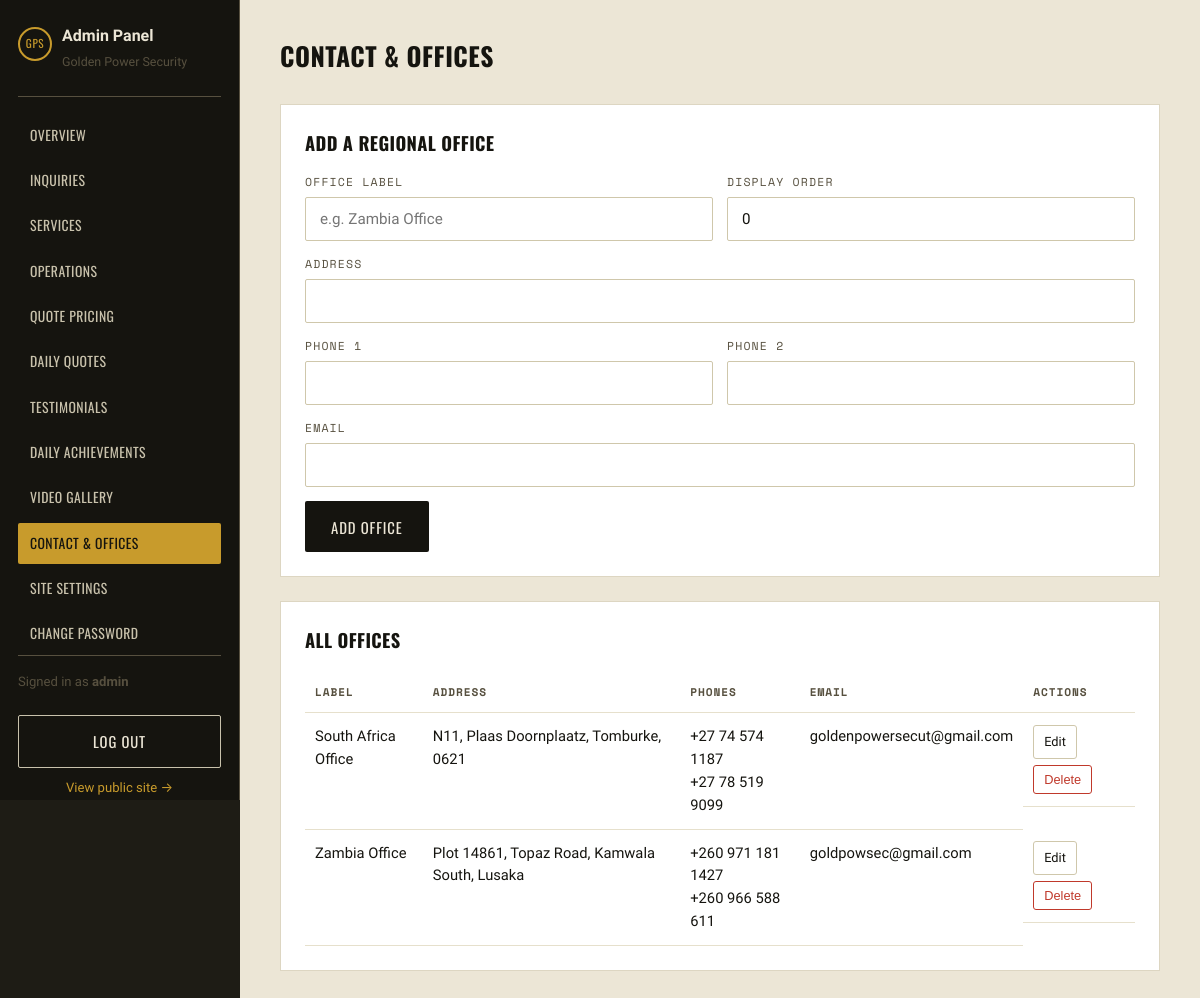
The page /admin/contact.php (signed in) on the database its author committed.
### tables this page shows
CREATE TABLE IF NOT EXISTS contact_info (
    id INT AUTO_INCREMENT PRIMARY KEY,
    region_label VARCHAR(80) NOT NULL,    
    address TEXT,
    phone1 VARCHAR(40),
    phone2 VARCHAR(40),
    email VARCHAR(120),
    sort_order INT DEFAULT 0
);

### includes/functions.php (called while the page is built, shortened)
<?php
require_once __DIR__ . '/db.php';
function e(?string $value): string
{
    return htmlspecialchars($value ?? '', ENT_QUOTES, 'UTF-8');
}
function get_contact_info(): array
{
    return get_db()->query('SELECT * FROM contact_info ORDER BY sort_order ASC, id ASC')->fetchAll();
}

### includes/db.php (called while the page is built, shortened)
<?php
function get_db(): PDO
{
    static $pdo = null;
    if ($pdo === null) {
        $dsn = 'mysql:host=' . DB_HOST . ';port=' . DB_PORT . ';dbname=' . DB_NAME . ';charset=' . DB_CHARSET;
        try {
            $pdo = new PDO($dsn, DB_USER, DB_PASS, [
                PDO::ATTR_ERRMODE            => PDO::ERRMODE_EXCEPTION,
                PDO::ATTR_DEFAULT_FETCH_MODE => PDO::FETCH_ASSOC,
                PDO::ATTR_EMULATE_PREPARES   => false,
            ]);
        } catch (PDOException $e) {
            http_response_code(500);
            if (APP_DEBUG) {
                die('Database connection failed: ' . htmlspecialchars($e->getMessage()));
            }
            die('The site is temporarily unavailable. Please try again shortly.');
        }
    }
    return $pdo;
}

### admin/contact.php (the view, shortened to what this page needs)
<?php
require_once __DIR__ . '/includes/header.php';
$offices = get_contact_info();
$editing = null;
?>
<div class="admin-topbar"><h1>Contact &amp; Offices</h1></div>
<div class="admin-panel">
  <h2><?= $editing ? 'Edit Office' : 'Add a Regional Office' ?></h2>
  <form method="post" class="form-grid">
    <div class="form-row">
      <div>
        <label for="region_label">Office Label</label>
        <input type="text" id="region_label" name="region_label" required placeholder="e.g. Zambia Office" value="<?= e($editing['region_label'] ?? '') ?>">
      </div>
      <div>
        <label for="sort_order">Display Order</label>
        <input type="number" id="sort_order" name="sort_order" value="<?= e((string) ($editing['sort_order'] ?? 0)) ?>">
      </div>
    </div>
    <div>
      <label for="address">Address</label>
      <input type="text" id="address" name="address" value="<?= e($editing['address'] ?? '') ?>">
    </div>
    <div class="form-row">
      <div>
        <label for="phone1">Phone 1</label>
        <input type="text" id="phone1" name="phone1" value="<?= e($editing['phone1'] ?? '') ?>">
      </div>
      <div>
        <label for="phone2">Phone 2</label>
        <input type="text" id="phone2" name="phone2" value="<?= e($editing['phone2'] ?? '') ?>">
      </div>
    </div>
    <div>
      <label for="email">Email</label>
      <input type="email" id="email" name="email" value="<?= e($editing['email'] ?? '') ?>">
    </div>
    <div class="form-inline">
      <button type="submit" class="btn btn-dark"><?= $editing ? 'Save Changes' : 'Add Office' ?></button>
    </div>
  </form>
</div>
<div class="admin-panel">
  <h2>All Offices</h2>
  <div class="table-wrap">
    <table class="admin-table">
      <thead><tr><th>Label</th><th>Address</th><th>Phones</th><th>Email</th><th>Actions</th></tr></thead>
      <tbody>
        <?php foreach ($offices as $o): ?>
          <tr>
            <td><?= e($o['region_label']) ?></td>
            <td><?= e($o['address']) ?></td>
            <td><?= e($o['phone1']) ?><?= $o['phone2'] ? '<br>' . e($o['phone2']) : '' ?></td>
            <td><?= e($o['email']) ?></td>
            <td class="row-actions">
              <a class="icon-btn" href="contact.php?edit=<?= (int) $o['id'] ?>">Edit</a>
              <form method="post" style="display:inline" data-confirm="Remove this office?">
                <button type="submit" class="icon-btn danger">Delete</button>
              </form>
            </td>
          </tr>
        <?php endforeach; ?>
      </tbody>
    </table>
  </div>
</div>
<?php require_once __DIR__ . '/includes/footer.php'; ?>

### admin/includes/header.php (shortened to what this page needs)
<?php
$currentPage = basename($_SERVER['SCRIPT_NAME']);
?>
<!DOCTYPE html>
<html lang="en">
<head>
<link rel="stylesheet" href="../assets/css/style.css?v=<?= filemtime(__DIR__ . '/../../assets/css/style.css') ?>">
<link rel="stylesheet" href="../assets/css/admin.css?v=<?= filemtime(__DIR__ . '/../../assets/css/admin.css') ?>">
</head>
<body class="admin-body">
<div class="admin-shell">
  <aside class="admin-sidebar">
    <div class="admin-brand">
      <span class="brand-mark small" aria-hidden="true">GPS</span>
      <div><strong>Admin Panel</strong><br><span class="muted" style="font-size:.78rem">Golden Power Security</span></div>
    </div>
    <nav class="admin-nav">
      <a href="index.php" class="<?= $currentPage === 'index.php' ? 'active' : '' ?>">Overview</a>
      <a href="inquiries.php" class="<?= $currentPage === 'inquiries.php' ? 'active' : '' ?>">Inquiries</a>
      <a href="services.php" class="<?= $currentPage === 'services.php' ? 'active' : '' ?>">Services</a>
      <a href="operations.php" class="<?= $currentPage === 'operations.php' ? 'active' : '' ?>">Operations</a>
      <a href="pricing.php" class="<?= $currentPage === 'pricing.php' ? 'active' : '' ?>">Quote Pricing</a>
      <a href="quotes.php" class="<?= $currentPage === 'quotes.php' ? 'active' : '' ?>">Daily Quotes</a>
      <a href="testimonials.php" class="<?= $currentPage === 'testimonials.php' ? 'active' : '' ?>">Testimonials</a>
      <a href="achievements.php" class="<?= $currentPage === 'achievements.php' ? 'active' : '' ?>">Daily Achievements</a>
      <a href="gallery.php" class="<?= $currentPage === 'gallery.php' ? 'active' : '' ?>">Video Gallery</a>
      <a href="contact.php" class="<?= $currentPage === 'contact.php' ? 'active' : '' ?>">Contact &amp; Offices</a>
      <a href="settings.php" class="<?= $currentPage === 'settings.php' ? 'active' : '' ?>">Site Settings</a>
      <a href="change_password.php" class="<?= $currentPage === 'change_password.php' ? 'active' : '' ?>">Change Password</a>
    </nav>
    <div class="admin-sidebar-foot">
      <p class="muted" style="font-size:.82rem">Signed in as <strong><?= e($_SESSION['admin_username'] ?? '') ?></strong></p>
      <a href="logout.php" class="btn btn-outline" style="width:100%; color:var(--bone)">Log Out</a>
      <a href="../index.php" class="admin-view-site">View public site →</a>
    </div>
  </aside>
  <main class="admin-main">

### admin/includes/footer.php (shortened to what this page needs)
  </main>
</div>
</body>
</html>

### assets/css/style.css (style rules this page uses)
:root { --onyx: #15140F; --onyx-2: #1E1C15; --slate: #262319; --bone: #ECE6D6; --bone-dim: #C9C2AC; --gold: #C89B2C; --gold-bright: #E3B94A; --route-red: #9A4030; --steel: #57503F; --ok-green: #5C7A4E; --font-display: 'Oswald', 'Arial Narrow', sans-serif; --font-body: 'Work Sans', -apple-system, Segoe UI, sans-serif; --font-mono: 'Space Mono', 'Courier New', monospace; --radius: 2px; --container: 1160px; --shadow-lg: 0 24px 60px -20px rgba(0,0,0,.55); }
* { box-sizing: border-box; }
html { scroll-behavior: smooth; }
body { margin:0; font-family: var(--font-body); background: var(--bone); color: var(--onyx); line-height:1.55; -webkit-font-smoothing: antialiased; }
a { color:inherit; text-decoration:none; }
h1,h2,h3,h4 { font-family: var(--font-display); text-transform: uppercase; letter-spacing:.02em; margin:0 0 .5em; }
p { margin:0 0 1em; }
.muted { color: var(--steel); }
.btn { display:inline-flex; align-items:center; justify-content:center; gap:.5em; font-family: var(--font-display); text-transform:uppercase; letter-spacing:.06em; font-size: .92rem; padding: .95em 1.7em; border-radius: var(--radius); border: 1px solid transparent; cursor:pointer; transition: transform .18s ease, background .18s ease, color .18s ease; }
.btn-outline { border-color: var(--bone-dim); color: var(--bone); }
.btn-dark { background: var(--onyx); color: var(--bone); }
.brand-mark { display:inline-flex; align-items:center; justify-content:center; width:42px; height:42px; border:2px solid var(--gold); border-radius:50%; font-family: var(--font-display); color: var(--gold); font-size: .85rem; letter-spacing:.05em; }
.brand-mark.small { width:34px; height:34px; font-size:.7rem; margin-bottom:10px; }
.form-grid { display:grid; gap: 14px; }
.form-row { display:grid; grid-template-columns: 1fr 1fr; gap: 14px; }
label { display:block; font-family: var(--font-mono); font-size: .72rem; letter-spacing:.1em; text-transform:uppercase; color: var(--gold); margin-bottom:6px; }
input, select, textarea { width:100%; background: var(--onyx-2); border: 1px solid var(--steel); color: var(--bone); padding: 12px 14px; font-family: var(--font-body); font-size: .95rem; border-radius: var(--radius); }

### assets/css/admin.css (style rules this page uses)
body.admin-body, body.admin-login-body { background: var(--onyx-2); }
.admin-shell { display:flex; min-height:100vh; }
.admin-sidebar { width: 240px; flex: none; background: var(--onyx); color: var(--bone); display:flex; flex-direction:column; padding: 24px 18px; position:sticky; top:0; height:100vh; border-right: 1px solid var(--steel); }
.admin-brand { display:flex; align-items:center; gap:10px; padding-bottom: 22px; border-bottom:1px solid var(--steel); margin-bottom:18px; }
.admin-nav { display:flex; flex-direction:column; gap:4px; flex:1; }
.admin-nav a { padding: 10px 12px; border-radius: var(--radius); color: var(--bone-dim); font-family: var(--font-display); text-transform:uppercase; font-size:.86rem; letter-spacing:.03em; }
.admin-nav a.active { background: var(--gold); color: var(--onyx); }
.admin-sidebar-foot { border-top:1px solid var(--steel); padding-top:16px; display:grid; gap:10px; }
.admin-view-site { font-size:.82rem; color: var(--gold); text-align:center; }
.admin-main { flex:1; background: var(--bone); padding: 36px 40px; min-width:0; }
.admin-topbar { display:flex; align-items:center; justify-content:space-between; margin-bottom: 28px; flex-wrap:wrap; gap:14px; }
.admin-topbar h1 { font-size:1.6rem; margin:0; }
.admin-panel { background:#fff; border:1px solid #ddd6c2; padding: 24px; margin-bottom: 24px; }
.admin-panel h2 { font-size:1.15rem; margin-bottom:16px; }
.admin-panel label { color: var(--steel); }
.admin-panel input, .admin-panel select, .admin-panel textarea { background:#fff; color: var(--onyx); border:1px solid #cfc7ab; }
.admin-table { width:100%; border-collapse:collapse; font-size:.92rem; }
.admin-table th, .admin-table td { text-align:left; padding: 12px 10px; border-bottom:1px solid #e6e0cc; vertical-align:top; }
.admin-table th { font-family: var(--font-mono); font-size:.7rem; letter-spacing:.08em; text-transform:uppercase; color: var(--steel); }
.table-wrap { overflow-x:auto; }
.icon-btn { background:none; border:1px solid #cfc7ab; padding:6px 10px; font-size:.8rem; cursor:pointer; border-radius:3px; color:var(--onyx); }
.icon-btn.danger { border-color:#c0392b; color:#c0392b; }
.row-actions { display:flex; gap:6px; flex-wrap:wrap; }
.form-inline { display:flex; gap:8px; align-items:center; flex-wrap:wrap; }

### rows shown on the page
contact_info: region_label "South Africa Office", address "N11, Plaas Doornplaatz, Tomburke, 0621", phone1 "+27 74 574 1187", phone2 "+27 78 519 9099", email "goldenpowersecut@gmail.com"
contact_info: region_label "Zambia Office", address "Plot 14861, Topaz Road, Kamwala South, Lusaka", phone1 "+260 971 181 1427", phone2 "+260 966 588 611", email "goldpowsec@gmail.com"

### other values the page prints
$_SESSION['admin_username'] "admin"
